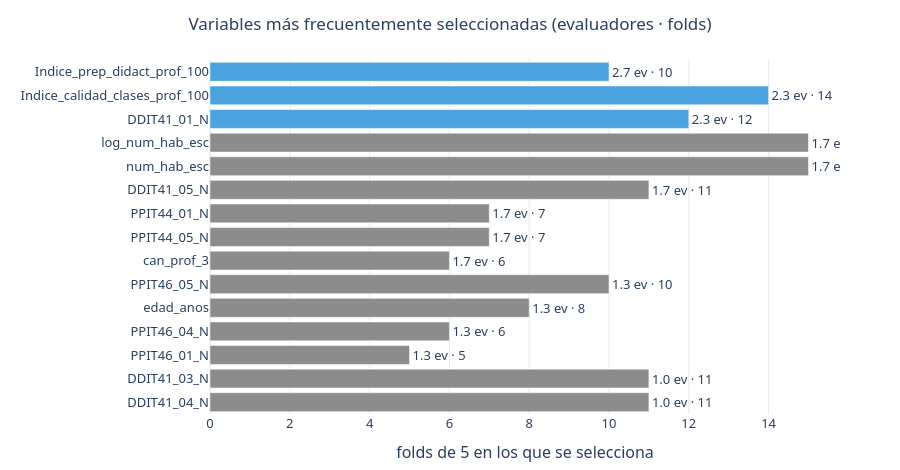

Notebook code cell kept with this figure:
### Code cell
top = (completo.groupby("variable")
       .agg(folds=("folds", "sum"), evaluadores=("evaluadores", "mean"))
       .reset_index()
       .merge(consenso[["variable", "consenso"]], on="variable")
       .sort_values(["evaluadores", "folds"], ascending=False).head(15))

fig = go.Figure(go.Bar(
    x=top.folds, y=top.variable, orientation="h",
    marker_color=[{"fuerte": "#1f3a93", "moderado": "#4aa3df", "débil": "#8c8c8c"}[c]
                  for c in top.consenso],
    text=[f"{e:.1f} ev · {f:.0f}" for e, f in zip(top.evaluadores, top.folds)],
    textposition="outside",
    hovertemplate="%{y}<br>evaluadores que la eligen / folds: %{x}<extra></extra>"))
fig.update_layout(
    title={"text": "Variables más frecuentemente seleccionadas (evaluadores · folds)",
           "x": 0.5, "xanchor": "center", "font": {"size": 17}},
    height=470, template="plotly_white", margin={"l": 210, "r": 60, "t": 60, "b": 50},
    font={"family": "Segoe UI, Helvetica, Arial, sans-serif", "size": 13},
    xaxis={"title": f"folds de {mcfg.CV_FOLDS_SELECCION} en los que se selecciona",
           "gridcolor": "#e8e8e8"},
    yaxis={"autorange": "reversed"})
fig.show()
print("legend: azul = consenso fuerte, celeste = moderado, gris = débil")

### Figure 1 — Plotly figure (JSON) as saved in the notebook; plotly's stock layout.template omitted (floating-point values rounded to 4 significant figures)
{"data": [{"hovertemplate": "%{y}<br>evaluadores que la eligen / folds: %{x}<extra></extra>", "marker": {"color": ["#4aa3df", "#4aa3df", "#4aa3df", "#8c8c8c", "#8c8c8c", "#8c8c8c", "#8c8c8c", "#8c8c8c", "#8c8c8c", "#8c8c8c", "#8c8c8c", "#8c8c8c", "#8c8c8c", "#8c8c8c", "#8c8c8c"]}, "orientation": "h", "text": ["2.7 ev · 10", "2.3 ev · 14", "2.3 ev · 12", "1.7 ev · 15", "1.7 ev · 15", "1.7 ev · 11", "1.7 ev · 7", "1.7 ev · 7", "1.7 ev · 6", "1.3 ev · 10", "1.3 ev · 8", "1.3 ev · 6", "1.3 ev · 5", "1.0 ev · 11", "1.0 ev · 11"], "textposition": "outside", "type": "bar", "x": [10, 14, 12, 15, 15, 11, 7, 7, 6, 10, 8, 6, 5, 11, 11], "y": ["Indice_prep_didact_prof_100", "Indice_calidad_clases_prof_100", "DDIT41_01_N", "log_num_hab_esc", "num_hab_esc", "DDIT41_05_N", "PPIT44_01_N", "PPIT44_05_N", "can_prof_3", "PPIT46_05_N", "edad_anos", "PPIT46_04_N", "PPIT46_01_N", "DDIT41_03_N", "DDIT41_04_N"]}], "layout": {"font": {"family": "Segoe UI, Helvetica, Arial, sans-serif", "size": 13}, "height": 470, "margin": {"b": 50, "l": 210, "r": 60, "t": 60}, "title": {"font": {"size": 17}, "text": "Variables más frecuentemente seleccionadas (evaluadores · folds)", "x": 0.5, "xanchor": "center"}, "xaxis": {"gridcolor": "#e8e8e8", "title": {"text": "folds de 5 en los que se selecciona"}}, "yaxis": {"autorange": "reversed"}}}
